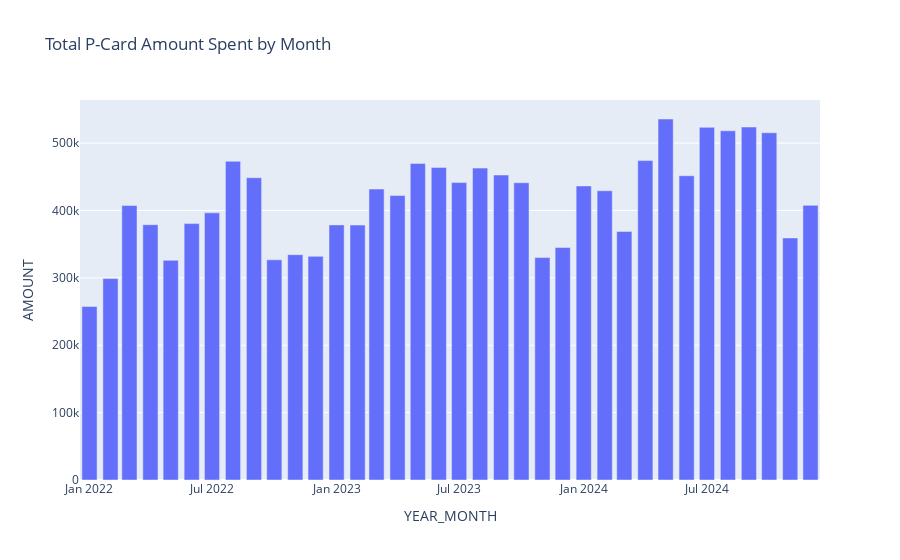

Notebook code cell kept with this figure:
### Markdown cell above
---

### 🎯 Task 5: Visualize monthly amount spent using a bar chart

- Using `df_year_month`, create a bar chart to visualize the total amount spent ("AMOUNT") for each month ("YEAR_MONTH").
- Use Plotly Express (`px.bar()`) to create the bar chart.
- Set the x-axis to "YEAR_MONTH" and the y-axis to "AMOUNT".
- Set an appropriate title for the chart using the `title` parameter of `px.bar()`.
- Store the figure in a variable named `fig`.

### Code cell
# YOUR CODE BEGINS

fig = px.bar(
    df_year_month,
    x="YEAR_MONTH",
    y="AMOUNT",
    title="Total P-Card Amount Spent by Month"
)

# YOUR CODE ENDS

fig.show()

### Figure 1 — Plotly figure (JSON) as saved in the notebook; plotly's stock layout.template omitted (floating-point values rounded to 4 significant figures)
{"data": [{"hovertemplate": "YEAR_MONTH=%{x}<br>AMOUNT=%{y}<extra></extra>", "legendgroup": "", "marker": {"color": "#636efa", "pattern": {"shape": ""}}, "name": "", "orientation": "v", "showlegend": false, "textposition": "auto", "type": "bar", "x": ["2022-01", "2022-02", "2022-03", "2022-04", "2022-05", "2022-06", "2022-07", "2022-08", "2022-09", "2022-10", "2022-11", "2022-12", "2023-01", "2023-02", "2023-03", "2023-04", "2023-05", "2023-06", "2023-07", "2023-08", "2023-09", "2023-10", "2023-11", "2023-12", "2024-01", "2024-02", "2024-03", "2024-04", "2024-05", "2024-06", "2024-07", "2024-08", "2024-09", "2024-10", "2024-11", "2024-12"], "xaxis": "x", "y": [257400.0, 298900.0, 407400.0, 378900.0, 326000.0, 380500.0, 396500.0, 473000.0, 448600.0, 326800.0, 334400.0, 331900.0, 378600.0, 378300.0, 431800.0, 422200.0, 469800.0, 463900.0, 441400.0, 462900.0, 452700.0, 441200.0, 330100.0, 345000.0, 436400.0, 429300.0, 368900.0, 474000.0, 535800.0, 451500.0, 523400.0, 518200.0, 523900.0, 515400.0, 359300.0, 407600.0], "yaxis": "y"}], "layout": {"barmode": "relative", "legend": {"tracegroupgap": 0}, "title": {"text": "Total P-Card Amount Spent by Month"}, "xaxis": {"anchor": "y", "domain": [0, 1], "title": {"text": "YEAR_MONTH"}}, "yaxis": {"anchor": "x", "domain": [0, 1], "title": {"text": "AMOUNT"}}}}
